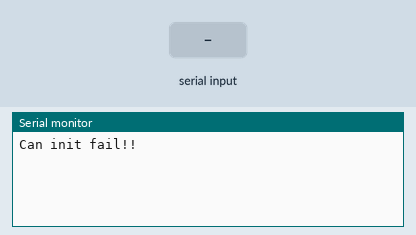
Recording of a sketch running on a simulated Arduino Uno, built with avr-gcc and run on an emulated ATmega328P. On the bench: the last lines printed to the serial monitor. The test bench sets the inputs (shaded band).

Above: at 1.2 s.
1.3 s: "1\n" received over Serial
At 1.7 s:
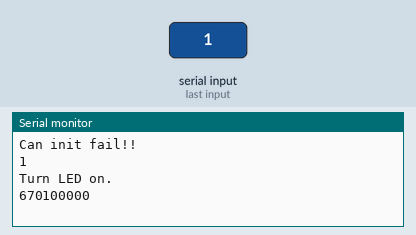
2.8 s: "0\n" received over Serial
At 4.0 s:
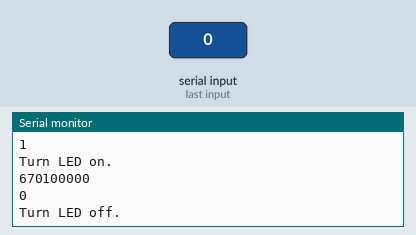
4.3 s: "2\n" received over Serial
At 5.1 s:
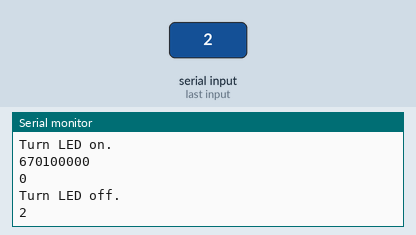
Timing chart, 0 to 7.3 s (numbered marks = the images above; inputs shaded):
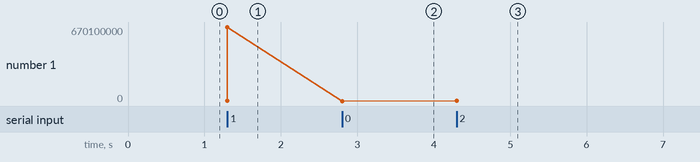

The sketch:

SendBareBone.ino
```cpp
// demo: CAN-BUS Shield, send data
#include <mcp_can.h>
#include <SPI.h>

#define DEVICE_ADDRESS 0x0000000B
#define BLOCK 0xFFFFFFFF

int i;
unsigned char stmp[8];
char command[11];

void setup()
{
  Serial.begin(115200);
  // init can bus, baudrate: 500k
  if(CAN.begin(CAN_500KBPS) ==CAN_OK) Serial.print("can init ok!!\r\n");
  else Serial.print("Can init fail!!\r\n");
  /**  Set up the filter so give it an address.  **/
  CAN.init_Mask(0,0,0xFFFFFFFF);  //  Setup mask 0 to filter on all bits.
  CAN.init_Mask(1,0,0xFFFFFFFF);  //  Setup mask 1 to filter on all bits.
  CAN.init_Filt(0,0,DEVICE_ADDRESS);
  CAN.init_Filt(1,0,BLOCK);
  CAN.init_Filt(2,0,BLOCK);
  CAN.init_Filt(3,0,BLOCK);
  CAN.init_Filt(4,0,BLOCK);
  CAN.init_Filt(5,0,BLOCK);
  for(i=0;i!=8;i++)
    stmp[i]=0;
}


void loop()
{
  Serial.readBytesUntil('\n',&command[0],10);
  Serial.println(command);
  if(command[0]=='1')
  {
    Serial.println("Turn LED on.");
    /**  Turn channel 0 on.  **/
    stmp[0] = 'C';
    stmp[1] = 0;
    stmp[2] = 1; //  Control bit.
    stmp[3] = 0;
    stmp[4] = 0;
    stmp[5] = 0;
    stmp[6] = 0;
    stmp[7] = 0;
    CAN.sendMsgBuf(0x0A, 0, 8, stmp);
    for(i=0;i!=8;i++)
      Serial.print(stmp[i]);
  }
  if(command[0]=='0')
  {
    Serial.println("Turn LED off.");
    /**  Turn channel 0 on.  **/
    stmp[0] = 'C';
    stmp[1] = 0;
    stmp[2] = 0;  //   Control bit.
    stmp[3] = 0;
    stmp[4] = 0;
    stmp[5] = 0;
    stmp[6] = 0;
    stmp[7] = 0;
    CAN.sendMsgBuf(0x0A, 0, 8, stmp);
  }
  for(i=0;i!=10;i++)
      command[i] = 0;
}
```

Measured:
- after the input at 1.3 s, the serial monitor: prints a new line at once (image 1)
- after the input at 2.8 s, the serial monitor: prints a new line at once (image 2)
- after the input at 4.3 s, the serial monitor: prints a new line at once (image 3)
- plotted number 1: 670100000 → 0 after the input at 2.8 s, 0 → 2 after the input at 4.3 s
